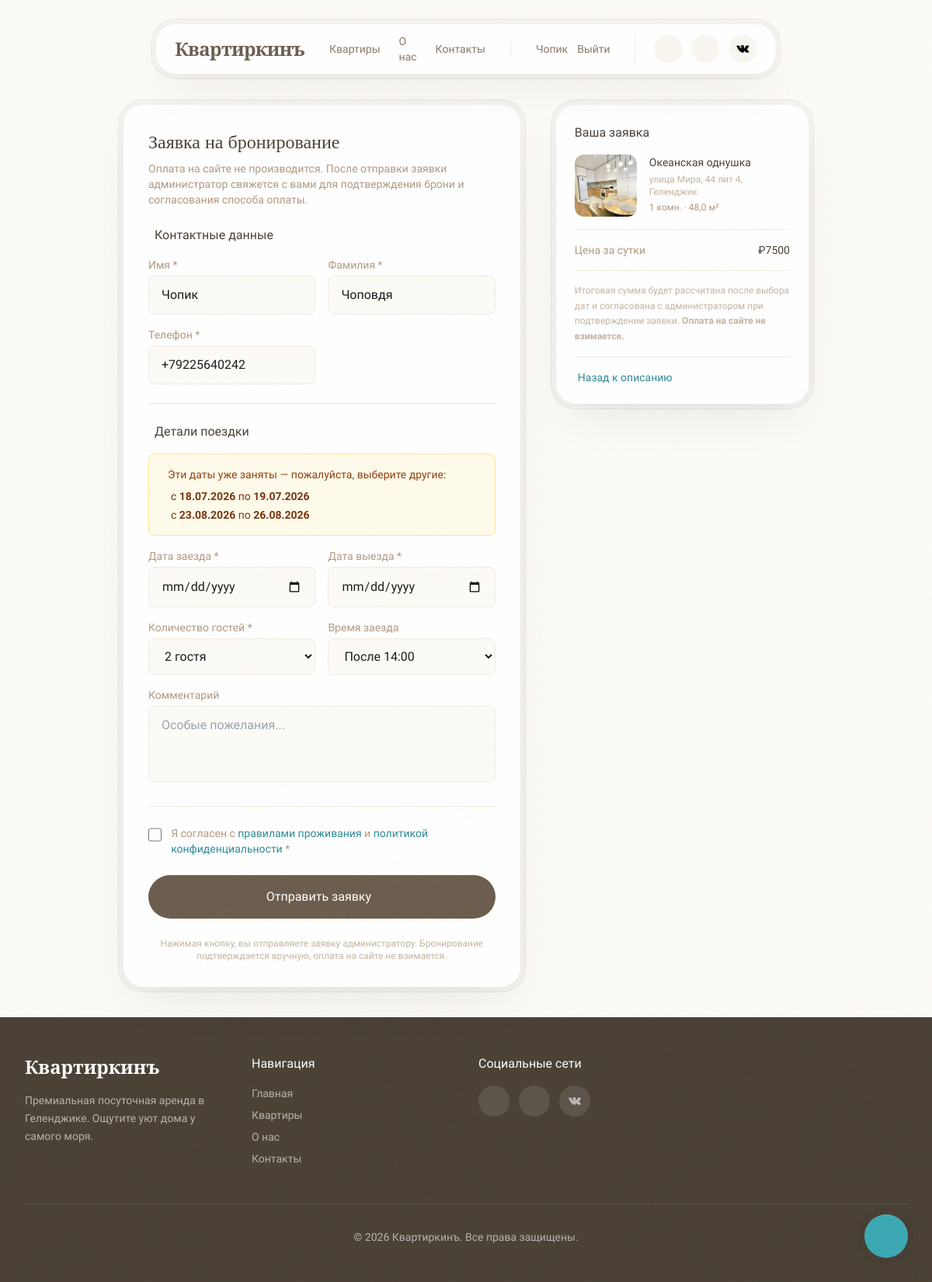
Page /apartment/okeanskay-odnushka/booking/ (signed in) on the earlier database version.
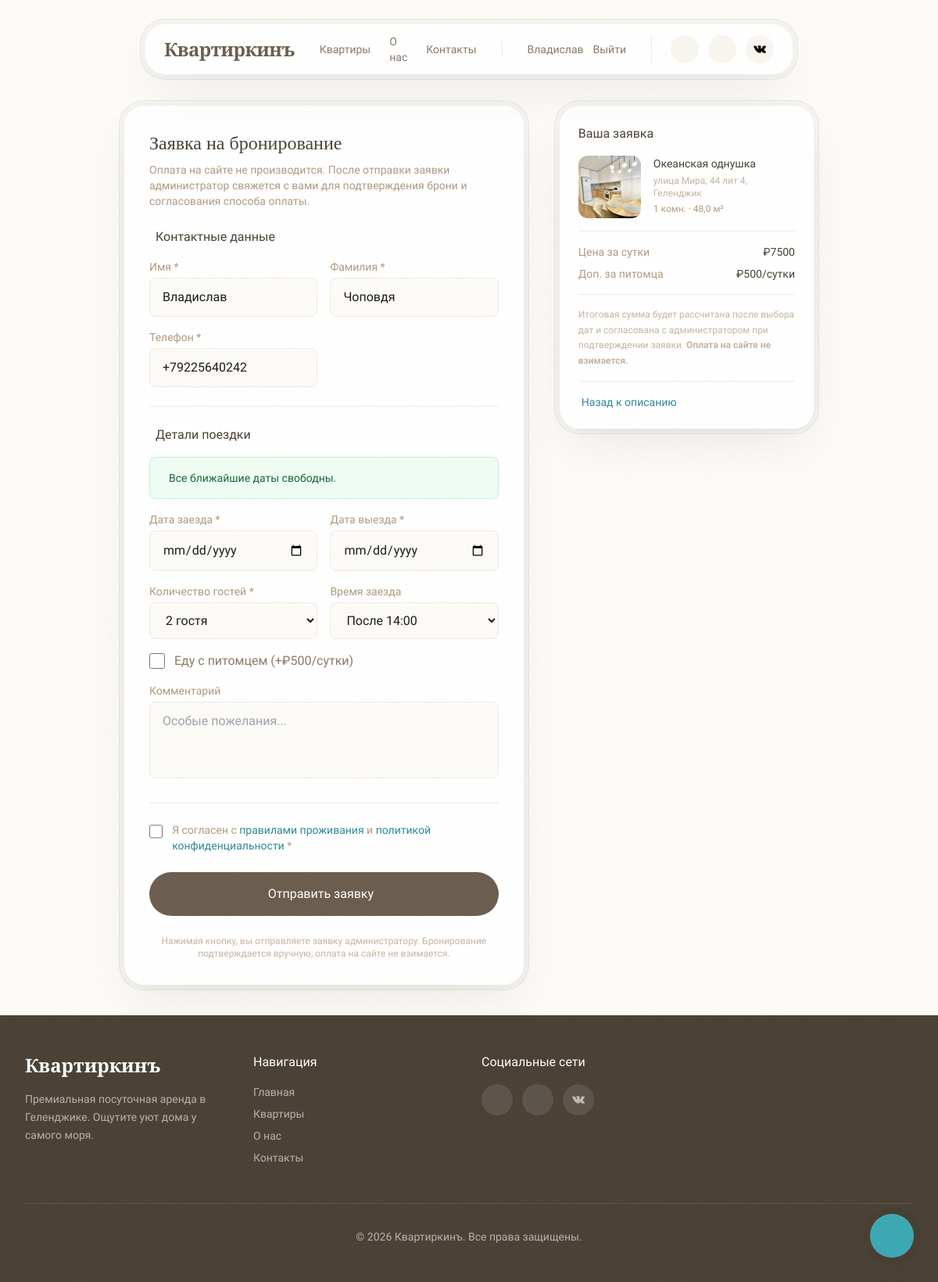
Same page on the later database version.
### users/models.py (models this page shows, shortened)
class CustomUser(AbstractUser):
    phone = models.CharField(
        'Номер телефона',
        max_length=20,
        unique=True,
        help_text='Формат: +7 (XXX) XXX-XX-XX'
    )
    email = models.EmailField(
        'Email',
        blank=True,
        null=True,
    )
    first_name = models.CharField('Имя', max_length=150)
    last_name = models.CharField('Фамилия', max_length=150)
    USERNAME_FIELD = 'phone'
    REQUIRED_FIELDS = ['first_name', 'last_name']
    class Meta:
        verbose_name = 'Пользователь'
        verbose_name_plural = 'Пользователи'

### apartments/views.py (the view)
# urls.py: path('apartment/<slug:slug>/booking/', views.booking, name='booking'),
@login_required
def booking(request, slug):
    apartment = get_object_or_404(Apartment, slug=slug, is_active=True)
    if not apartment.bookings_enabled:
        messages.error(request, 'Бронирование временно недоступно для этих апартаментов.')
        return redirect('apartment_detail', slug=slug)
    initial = {}
    check_in = request.GET.get('check_in')
    check_out = request.GET.get('check_out')
    if check_in:
        initial['check_in'] = check_in
    if check_out:
        initial['check_out'] = check_out
    if request.user.is_authenticated:
        initial.setdefault('first_name', request.user.first_name or '')
        initial.setdefault('last_name', request.user.last_name or '')
        initial.setdefault('phone', getattr(request.user, 'phone', '') or '')
    if request.method == 'POST':
        if not apartment.bookings_enabled:
            messages.error(request, 'Бронирование временно недоступно для этих апартаментов.')
            return redirect('apartment_detail', slug=slug)
        form = BookingForm(request.POST, apartment=apartment)
        if form.is_valid():
            with transaction.atomic():
                reservation = form.save(commit=False)
                reservation.apartment = apartment
                if request.user.is_authenticated:
                    reservation.user = request.user
                nights = (reservation.check_out - reservation.check_in).days
                price_per_night = apartment.price_per_day
                if reservation.has_pet:
                    price_per_night += 500  # pet surcharge per day
                reservation.total_price = nights * price_per_night
                reservation.status = 'pending'
                reservation.save()
            _send_booking_request_email(reservation, request)
            messages.success(
                request,
                'Ваша заявка отправлена! Мы свяжемся с вами для подтверждения.',
            )
            return redirect('booking_success')
        else:
            for error in form.non_field_errors():
                messages.error(request, error)
    else:
        form = BookingForm(apartment=apartment, initial=initial)
    today = date.today()
    occupied_reservations = apartment.reservations.filter(
        status__in=['pending', 'confirmed'],
        check_out__gte=today,
    ).order_by('check_in').values('check_in', 'check_out')
    occupied_ranges = [
        {
            'check_in': r['check_in'],
            'check_out': r['check_out'],
        }
        for r in occupied_reservations
    ]
    occupied_ranges_json = [
        {
            'check_in': r['check_in'].isoformat(),
            'check_out': r['check_out'].isoformat(),
        }
        for r in occupied_ranges
    ]
    context = {
        'apartment': apartment,
        'form': form,
        'occupied_ranges': occupied_ranges,
        'occupied_ranges_json': occupied_ranges_json,
    }
    return render(request, 'booking.html', context)

### apartments/context_processors.py (called while the page is built)
def current_year(request):
    return {"current_year": datetime.now().year}

### apartments/models.py (called while the page is built)
    def get_absolute_url(self):
        return reverse('apartment_detail', kwargs={'slug': self.slug})

    @property
    def main_image(self):
        return self.images.first()

### templates/booking.html (shortened to what the changed rows need)
{% extends "base.html" %}
{% load static %}
{% block extra_css %}
    <link rel="stylesheet" href="{% static 'css/booking.css' %}">
{% endblock %}
{% block content %}
    <section class="pt-32 pb-8 px-4 sm:px-6 lg:px-8 xl:px-12">
        <div class="max-w-4xl mx-auto">
            <div class="grid lg:grid-cols-5 gap-8">
                <div class="lg:col-span-3 reveal">
                    <div class="double-bezel">
                        <div class="double-bezel-inner p-6 sm:p-8">
                            <h1 class="font-serif text-2xl font-medium text-sand-900 mb-2">Заявка на бронирование</h1>
                            <form id="booking-form" method="post" class="space-y-6" novalidate>
                                <div>
                                    <div class="grid sm:grid-cols-2 gap-4">
                                        <div>
                                            <label class="block text-sm text-sand-600 mb-1">{{ form.first_name.label }} *</label>
                                            {{ form.first_name }}
                                        </div>
                                        <div>
                                            <label class="block text-sm text-sand-600 mb-1">{{ form.last_name.label }} *</label>
                                            {{ form.last_name }}
                                        </div>
                                        <div>
                                            <label class="block text-sm text-sand-600 mb-1">{{ form.phone.label }} *</label>
                                            {{ form.phone }}
                                        </div>
                                    </div>
                                </div>
                                <div class="pt-6 border-t border-sand-200">
                                    {% if occupied_ranges %}
                                    <div id="occupied-info"
                                         class="mb-4 p-4 rounded-lg border border-amber-200 bg-amber-50">
                                        <p class="text-sm font-medium text-amber-800 flex items-center gap-2 mb-2">
                                            Эти даты уже заняты — пожалуйста, выберите другие:
                                        </p>
                                        <ul class="text-sm text-amber-900 space-y-1 pl-1">
                                            {% for r in occupied_ranges %}
                                            <li class="flex items-center gap-2">
                                                <span>
                                                    с <strong>{{ r.check_in|date:"d.m.Y" }}</strong>
                                                    по <strong>{{ r.check_out|date:"d.m.Y" }}</strong>
                                                </span>
                                            </li>
                                            {% endfor %}
                                        </ul>
                                    </div>
                                    {% else %}
                                    <div class="mb-4 p-4 rounded-lg border border-green-200 bg-green-50">
                                        <p class="text-sm text-green-800 flex items-center gap-2">
                                            Все ближайшие даты свободны.
                                        </p>
                                    </div>
                                    {% endif %}
                                    {% if apartment.pets_allowed %}
                                    <div class="mt-4">
                                        <label class="flex items-center gap-3 cursor-pointer">
                                            {{ form.has_pet }}
                                            <span class="text-sand-700">{{ form.has_pet.label }}</span>
                                        </label>
                                    </div>
                                    {% endif %}
                                </div>
                            </form>
                        </div>
                    </div>
                </div>
                <div class="lg:col-span-2 reveal">
                    <div class="double-bezel sticky top-32">
                        <div class="double-bezel-inner p-6">
                            <div class="space-y-2 mb-4 text-sm">
                                {% if apartment.pets_allowed %}
                                <div class="flex justify-between">
                                    <span class="text-sand-600">Доп. за питомца</span>
                                    <span class="font-medium text-sand-900">₽500/сутки</span>
                                </div>
                                {% endif %}
                            </div>
                        </div>
                    </div>
                </div>
            </div>
        </div>
    </section>
{% endblock %}

### templates/base.html (shortened to what the changed rows need)
{% load static %}
<!DOCTYPE html>
<html lang="ru">
<head>
    <script src="https://cdn.tailwindcss.com"></script>
    <script src="{% static 'js/tailwind-config.js' %}"></script>
    <link rel="stylesheet" href="{% static 'css/common.css' %}">
    {% block extra_css %}{% endblock %}
</head>
<body class="font-sans antialiased">
    {% block navbar %}
    <nav id="navbar" class="fixed top-6 left-1/2 -translate-x-1/2 z-50 transition-all duration-700">
        <div class="double-bezel">
            <div class="double-bezel-inner px-6 py-3 flex items-center gap-8">
                <div class="hidden md:flex items-center gap-3 pl-6 border-l border-sand-200">
                    {% if user.is_authenticated %}
                        <a href="{% url 'profile' %}" class="text-sm text-sand-700 hover:text-sand-900 flex items-center gap-2">
                            {{ user.first_name }}
                        </a>
                        <a href="{% url 'logout' %}" class="text-sm font-medium text-sand-700 hover:text-sand-900">Выйти</a>
                    {% else %}
                        <a href="{% url 'auth' %}" class="text-sm font-medium text-sand-700 hover:text-sand-900 flex items-center gap-2">
                            <i class="ph ph-user"></i>
                            Войти
                        </a>
                    {% endif %}
                </div>
            </div>
        </div>
    </nav>
    {% endblock navbar %}
    {% block content %}{% endblock %}
</body>
</html>

Differences in the rows shown:
changed CustomUser "Чоповдя": first_name "Чопик" → "Владислав"
changed Apartment "Океанская однушка": pets_allowed False → True (drawn)
Other differences:
form field has_pet: (not shown) → "☐"
text no longer shown: "Эти даты уже заняты — пожалуйста, выберите другие:"
text now shown: "Все ближайшие даты свободны. Еду с питомцем (+₽500/сутки) Доп. за питомца ₽500/сутки"
list line gone: "с 18.07.2026 по 19.07.2026"
list line gone: "с 23.08.2026 по 26.08.2026"
